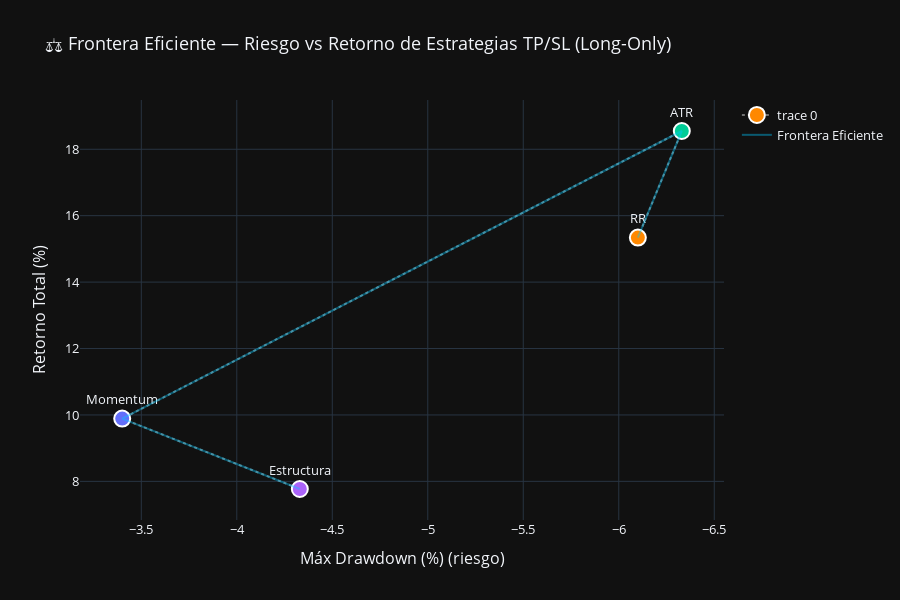

This figure's notebook cell:
### Code cell
# ==========================================================
# ⚖️ BLOQUE 14 — Frontera Eficiente Riesgo/Retorno (Plotly)
# ==========================================================

# ----------------------------------------------------------
# Fusionar resultados de Bloque 12 (retornos) y 13 (drawdown)
# ----------------------------------------------------------
df_frontier = pd.merge(
    df_dd_summary,
    pd.DataFrame({
        "Método": ["ATR", "Estructura", "Momentum", "RR"],
        "Retorno Total (%)": [18.55, 7.77, 9.89, 15.34]  # Datos reales del Bloque 12
    }),
    on="Método",
    how="left"
)

# Asegurar orden consistente
df_frontier = df_frontier.set_index("Método").reindex(["RR", "ATR", "Momentum", "Estructura"]).reset_index()

# ----------------------------------------------------------
# Calcular relación Retorno/Drawdown
# ----------------------------------------------------------
df_frontier["Ratio Retorno/DD"] = (
    df_frontier["Retorno Total (%)"] / abs(df_frontier["Max Drawdown (%)"])
).round(2)

print("📊 Tabla — Frontera Eficiente Riesgo/Retorno:")
display(df_frontier)

# ----------------------------------------------------------
# 📈 Visualización — Frontera de Riesgo/Retorno
# ----------------------------------------------------------
fig = go.Figure()

fig.add_trace(go.Scatter(
    x=df_frontier["Max Drawdown (%)"],
    y=df_frontier["Retorno Total (%)"],
    mode="markers+text+lines",
    text=df_frontier["Método"],
    textposition="top center",
    marker=dict(
        size=16,
        color=["#FF8800", "#00CC96", "#636EFA", "#AB63FA"],
        line=dict(color="white", width=2),
        symbol="circle"
    ),
    line=dict(color="rgba(255,255,255,0.4)", dash="dot"),
    customdata=df_frontier["Ratio Retorno/DD"],
    hovertemplate=(
        "Método: %{text}<br>"
        "Retorno Total: %{y:.2f}%<br>"
        "Max Drawdown: %{x:.2f}%<br>"
        "Ratio Retorno/DD: %{customdata:.2f}x"
    )
))

# Layout
fig.update_layout(
    title="⚖️ Frontera Eficiente — Riesgo vs Retorno de Estrategias TP/SL (Long-Only)",
    xaxis_title="Máx Drawdown (%) (riesgo)",
    yaxis_title="Retorno Total (%)",
    template="plotly_dark",
    height=600,
    xaxis=dict(autorange="reversed"),  # drawdown menor = mejor
    yaxis=dict(showgrid=True),
    hovermode="closest",
    font=dict(size=13)
)

# Línea de tendencia “óptima”
fig.add_trace(go.Scatter(
    x=df_frontier["Max Drawdown (%)"],
    y=df_frontier["Retorno Total (%)"],
    mode="lines",
    line=dict(color="rgba(0,200,255,0.4)", width=2),
    name="Frontera Eficiente"
))

fig.show()

# ----------------------------------------------------------
# Ranking resumen textual
# ----------------------------------------------------------
print("🏆 Ranking Riesgo/Retorno (mayor = mejor):")
display(df_frontier.sort_values("Ratio Retorno/DD", ascending=False))

### Figure 1 — Plotly figure (JSON) as saved in the notebook; plotly's stock layout.template omitted (floating-point values rounded to 4 significant figures)
{"data": [{"customdata": [2.51, 2.93, 2.91, 1.79], "hovertemplate": "Método: %{text}<br>Retorno Total: %{y:.2f}%<br>Max Drawdown: %{x:.2f}%<br>Ratio Retorno/DD: %{customdata:.2f}x", "line": {"color": "rgba(255,255,255,0.4)", "dash": "dot"}, "marker": {"color": ["#FF8800", "#00CC96", "#636EFA", "#AB63FA"], "line": {"color": "white", "width": 2}, "size": 16, "symbol": "circle"}, "mode": "markers+text+lines", "text": ["RR", "ATR", "Momentum", "Estructura"], "textposition": "top center", "type": "scatter", "x": [-6.1, -6.33, -3.4, -4.33], "y": [15.34, 18.55, 9.89, 7.77]}, {"line": {"color": "rgba(0,200,255,0.4)", "width": 2}, "mode": "lines", "name": "Frontera Eficiente", "type": "scatter", "x": [-6.1, -6.33, -3.4, -4.33], "y": [15.34, 18.55, 9.89, 7.77]}], "layout": {"font": {"size": 13}, "height": 600, "hovermode": "closest", "title": {"text": "⚖️ Frontera Eficiente — Riesgo vs Retorno de Estrategias TP/SL (Long-Only)"}, "xaxis": {"autorange": "reversed", "title": {"text": "Máx Drawdown (%) (riesgo)"}}, "yaxis": {"showgrid": true, "title": {"text": "Retorno Total (%)"}}}}
